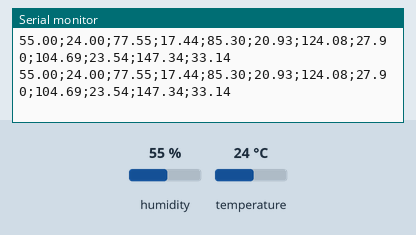
Simulated run of this sketch. Board: Arduino Uno, built with avr-gcc and run on an emulated ATmega328P. Parts: the last lines printed to the serial monitor. The test bench sets the inputs (shaded band); at power-on: humidity 55 %, temperature 24 °C.

Above: at 2.8 s.
2.9 s: humidity set to 22 %
At 4.5 s:
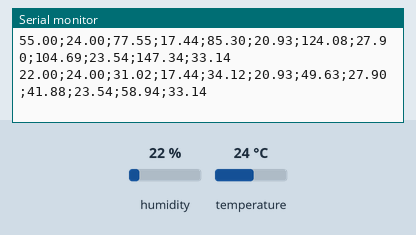
5.6 s: temperature set to 12 °C
At 7.2 s:
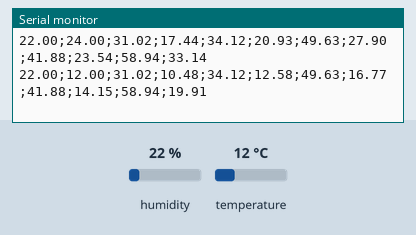
8.3 s: humidity set to 40 %
At 8.3 s:
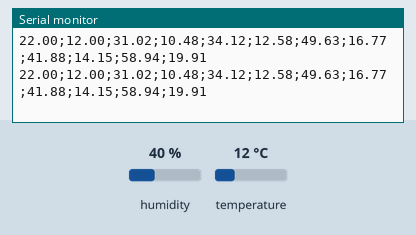
Timing chart, 0 to 11.3 s (numbered marks = the images above; inputs shaded):
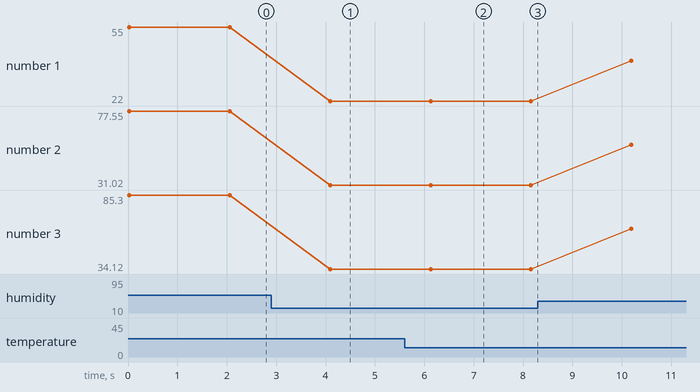

Measured:
- after the input at 2.9 s, the serial monitor: prints a new line after 1.2 s (image 1)
- after the input at 5.6 s, the serial monitor: prints a new line after 0.53 s (image 2)
- plotted number 1: 55 → 22 after the input at 2.9 s, 22 → 40 after the input at 8.3 s
- plotted number 2: 77.55 → 31.02 after the input at 2.9 s, 31.02 → 56.4 after the input at 8.3 s
- plotted number 3: 85.3 → 34.12 after the input at 2.9 s, 34.12 → 62.04 after the input at 8.3 s

The sketch:

codicoConvertido.ino
```cpp
#include "DHT.h"
#define dht_type DHT11  //define qual o tipo de sensor DHTxx que se está utilizando

int dht_pin = A2;
DHT dht_1 = DHT(dht_pin, dht_type);

int switch_pin = 7;
void setup() {
  Serial.begin(9600);
  dht_1.begin();
  pinMode(switch_pin, INPUT);
}
void loop() {

  //valores reais capturados em loco
  float umidadeReal = dht_1.readHumidity();
  float temperaturaReal = dht_1.readTemperature();

  // //valores com a aplicação da formula linear
  float umidade = (umidadeReal)*1.41;
  float temperatura = (temperaturaReal + 6.07) * 0.58;

  // //variação 1
  float umidade1 = (umidade * 0.1) + umidade;
  float temperatura1 = (temperatura * 0.20) + temperatura;

  // //variação 2
  float umidade2 = (umidade * 0.6) + umidade;
  float temperatura2 = (temperatura * 0.6) + temperatura;

  // //variação 3
  float umidade3 = (umidade * 0.35) + umidade;
  float temperatura3 = (temperatura * 0.35) + temperatura;

  // //variação 4
  float umidade4 = (umidade * 0.9) + umidade;
  float temperatura4 = (temperatura * 0.9) + temperatura;

  int erro = 0;

  //float umidadeConvertida =(umidade + 18.03)* 1.11;
  //float temperaturaConvertida =  (temperatura + 6.07) *0.58 ;
  if (isnan(temperaturaReal) or isnan(umidadeReal)) {
    Serial.println(erro);
  } else {
    Serial.print(umidadeReal);
    Serial.print(";");
    Serial.print(temperaturaReal);
    Serial.print(";");

    Serial.print(umidade);
    Serial.print(";");
    Serial.print(temperatura);
    Serial.print(";");

    Serial.print(umidade1);
    Serial.print(";");
    Serial.print(temperatura1);
    Serial.print(";");

    Serial.print(umidade2);
    Serial.print(";");
    Serial.print(temperatura2);
    Serial.print(";");


    Serial.print(umidade3);
    Serial.print(";");
    Serial.print(temperatura3);
    Serial.print(";");
    Serial.print(umidade4);
    Serial.print(";");
    Serial.println(temperatura4);


    delay(2000);
  }
}
```
